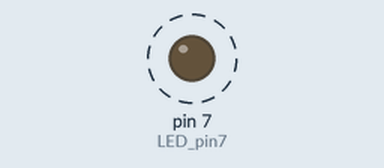
The sketch below on a simulated Arduino Uno, built with avr-gcc and run on an emulated ATmega328P. On the bench: output pins drawn as LEDs (lit = HIGH). Dashed ring = blinking. What the sketch prints to the serial monitor is not drawn.

Above: at 1.4 s.
Timing chart, 0 to 4.0 s (numbered marks = the images above):
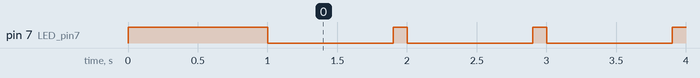

The sketch:

LED.ino
```cpp
void setup() {
  // put your setup code here, to run once:
  /* initialize digital pin LED_BUILTIN as an output.*/
  pinMode(7, OUTPUT);     // LED pin7 (=PIN_PA7)
  digitalWrite(7, HIGH);  // turn the LED on

  Serial.pins(0,1);//AVR64DB32 TX=0,RX=1
  Serial.begin(115200);
  while (!Serial);
  Serial.print("Brink!");
  delay(1000);
}

void loop() {
  // put your main code here, to run repeatedly:
  digitalWrite(7, LOW);  // turn the LED off
  delay(900);
  digitalWrite(7, HIGH);  // turn the LED on
  delay(100);
}
```

Measured:
- by itself, pin 7 (LED_pin7): alternates HIGH for 0.10 s and LOW for 0.90 s
